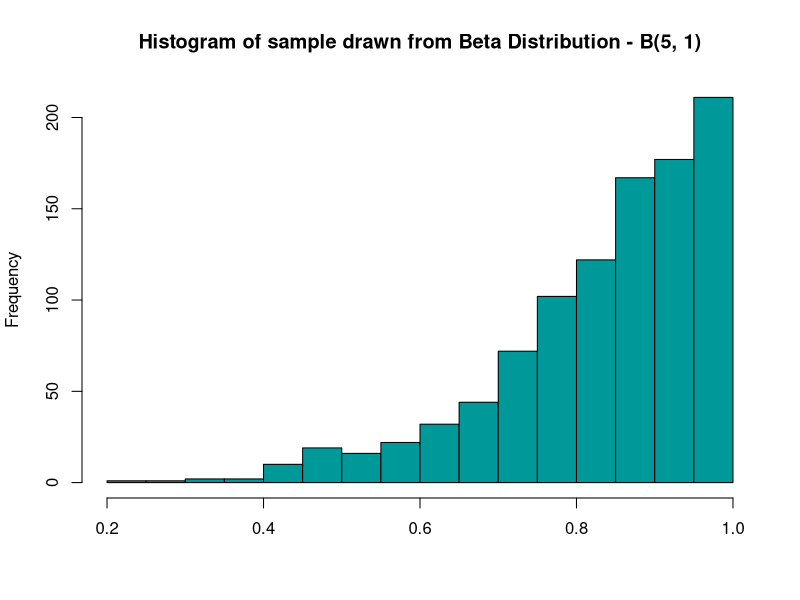

Write the R code that produced this figure.
## ---- chunk 1
hist(rbeta(1000, 5, 1), col = "#009999", 
     main = "Histogram of sample drawn from Beta Distribution - B(5, 1)", 
     xlab = "")
